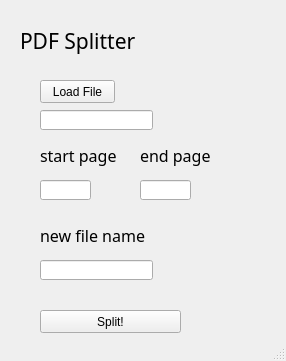
<?xml version="1.0" encoding="UTF-8"?>
<ui version="4.0">
 <class>MainWindow</class>
 <widget class="QMainWindow" name="MainWindow">
  <property name="geometry">
   <rect>
    <x>0</x>
    <y>0</y>
    <width>286</width>
    <height>361</height>
   </rect>
  </property>
  <property name="windowTitle">
   <string>PDF Manager</string>
  </property>
  <widget class="QWidget" name="centralwidget">
   <widget class="QPushButton" name="pushButton">
    <property name="geometry">
     <rect>
      <x>40</x>
      <y>310</y>
      <width>141</width>
      <height>23</height>
     </rect>
    </property>
    <property name="text">
     <string>Split!</string>
    </property>
   </widget>
   <widget class="QLabel" name="label">
    <property name="geometry">
     <rect>
      <x>20</x>
      <y>20</y>
      <width>121</width>
      <height>41</height>
     </rect>
    </property>
    <property name="font">
     <font>
      <family>微軟正黑體</family>
      <pointsize>16</pointsize>
     </font>
    </property>
    <property name="text">
     <string>PDF Splitter</string>
    </property>
   </widget>
   <widget class="QLineEdit" name="lineEdit">
    <property name="geometry">
     <rect>
      <x>40</x>
      <y>110</y>
      <width>113</width>
      <height>20</height>
     </rect>
    </property>
   </widget>
   <widget class="QPushButton" name="pushButton_2">
    <property name="geometry">
     <rect>
      <x>40</x>
      <y>80</y>
      <width>75</width>
      <height>23</height>
     </rect>
    </property>
    <property name="text">
     <string>Load File</string>
    </property>
   </widget>
   <widget class="QLineEdit" name="lineEdit_2">
    <property name="geometry">
     <rect>
      <x>40</x>
      <y>180</y>
      <width>51</width>
      <height>20</height>
     </rect>
    </property>
   </widget>
   <widget class="QLineEdit" name="lineEdit_3">
    <property name="geometry">
     <rect>
      <x>140</x>
      <y>180</y>
      <width>51</width>
      <height>20</height>
     </rect>
    </property>
   </widget>
   <widget class="QLabel" name="label_2">
    <property name="geometry">
     <rect>
      <x>40</x>
      <y>140</y>
      <width>81</width>
      <height>31</height>
     </rect>
    </property>
    <property name="font">
     <font>
      <family>微軟正黑體</family>
      <pointsize>12</pointsize>
     </font>
    </property>
    <property name="text">
     <string>start page</string>
    </property>
   </widget>
   <widget class="QLabel" name="label_3">
    <property name="geometry">
     <rect>
      <x>140</x>
      <y>140</y>
      <width>81</width>
      <height>31</height>
     </rect>
    </property>
    <property name="font">
     <font>
      <family>微軟正黑體</family>
      <pointsize>12</pointsize>
     </font>
    </property>
    <property name="text">
     <string>end page</string>
    </property>
   </widget>
   <widget class="QLabel" name="label_4">
    <property name="geometry">
     <rect>
      <x>40</x>
      <y>220</y>
      <width>111</width>
      <height>31</height>
     </rect>
    </property>
    <property name="font">
     <font>
      <family>微軟正黑體</family>
      <pointsize>12</pointsize>
     </font>
    </property>
    <property name="text">
     <string>new file name</string>
    </property>
   </widget>
   <widget class="QLineEdit" name="lineEdit_4">
    <property name="geometry">
     <rect>
      <x>40</x>
      <y>260</y>
      <width>113</width>
      <height>20</height>
     </rect>
    </property>
   </widget>
  </widget>
  <widget class="QStatusBar" name="statusbar"/>
 </widget>
 <resources/>
 <connections/>
</ui>
